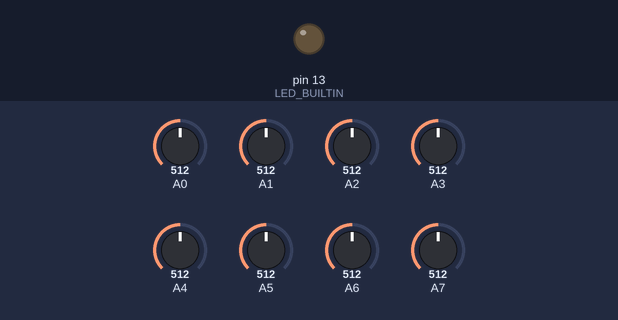
Recording of a sketch running on a simulated Arduino Nano, built with avr-gcc and run on an emulated ATmega328P. Shown: output pins drawn as LEDs (lit = HIGH). Inputs (shaded band) come from the test bench; at power-on: A0 = 512, A1 = 512, A2 = 512, A3 = 512, A4 = 512, A5 = 512, A6 = 512, A7 = 512. What the sketch prints to the serial monitor is not drawn.

Above: at 0.1 s.
At 0.6 s:
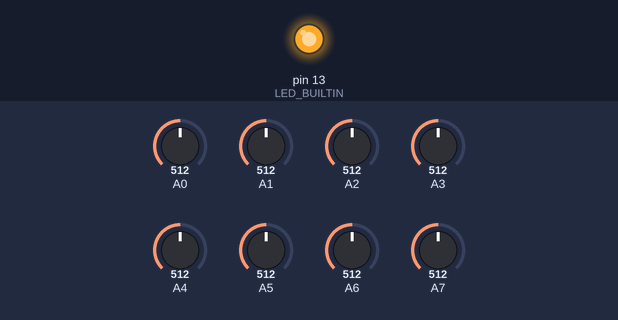
Timing chart, 0 to 12.0 s (numbered marks = the images above):
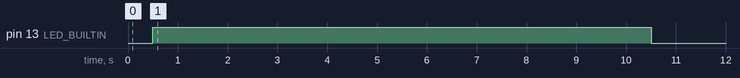

The sketch:

cizgi.ino
```cpp
#include <QTRSensors.h>

QTRSensors qtr;

const uint8_t SensorCount = 8;
uint16_t sensorValues[SensorCount];

void setup()
{
  // sensörleri ayarlayalım
  qtr.setTypeAnalog();
  qtr.setSensorPins((const uint8_t[]){A0, A1, A2, A3, A4, A5, A6, A7}, SensorCount);
 // qtr.setEmitterPin(2);

  delay(500);
  pinMode(LED_BUILTIN, OUTPUT);
  digitalWrite(LED_BUILTIN, HIGH); // calibrasyon için ledleri yak

  // 24ms süresi
  // 10 saniye kalibrasyon süresi
  for (uint16_t i = 0; i < 400; i++)
  {
    qtr.calibrate();
  }
  digitalWrite(LED_BUILTIN, LOW); // ledleri kapa
  Serial.begin(9600);
  for (uint8_t i = 0; i < SensorCount; i++)
  {
    Serial.print(qtr.calibrationOn.minimum[i]);
    Serial.print(' ');
  }
  Serial.println();
  for (uint8_t i = 0; i < SensorCount; i++)
  {
    Serial.print(qtr.calibrationOn.maximum[i]);
    Serial.print(' ');
  }
  Serial.println();
  Serial.println();
  delay(1000);
}

void loop()
{
  //  0 - 7000 aralığında beyaz çizgi için readLineWhite() kullaanın
  uint16_t position = qtr.readLineBlack(sensorValues);

  // pozisyonu yazdır
  for (uint8_t i = 0; i < SensorCount; i++)
  {
    Serial.print(sensorValues[i]);
    Serial.print('\t');
  }
  Serial.println(position);

  delay(250);
}
```
